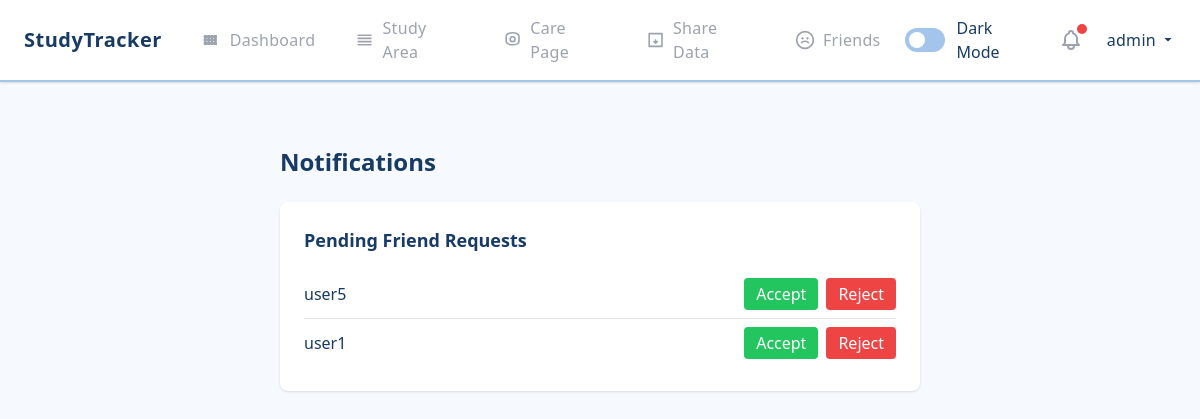
The app's page /notifications (signed in), older data.
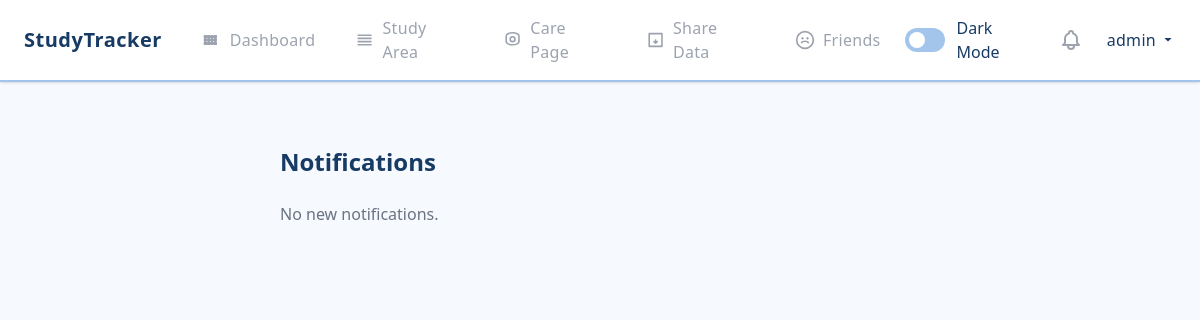
The same page, newer data.
### app/models.py (models this page shows)
class User(db.Model):
    id = db.Column(db.Integer, primary_key=True)
    username = db.Column(db.String(80), unique=True, nullable=False)
    password = db.Column(db.String(120), nullable=False)
    email = db.Column(db.String(120), unique=True, nullable=False)
    created_at = db.Column(db.DateTime, default=lambda: datetime.now(UTC))
    study_sessions = db.relationship('StudySession', backref='user', lazy=True)
    tasks = db.relationship('Task', backref='user', lazy=True)
    wellness_checks = db.relationship('WellnessCheck', backref='user', lazy=True)
    friends = db.relationship(
        'User',
        secondary='friendship',
        primaryjoin=(Friendship.user_id == id),
        secondaryjoin=(Friendship.friend_id == id),
        backref='friend_of'
    )
    sent_friend_requests = db.relationship('FriendRequest', foreign_keys='FriendRequest.from_user_id', backref='from_user', lazy=True)
    received_friend_requests = db.relationship('FriendRequest', foreign_keys='FriendRequest.to_user_id', backref='to_user', lazy=True)

class FriendRequest(db.Model):
    id = db.Column(db.Integer, primary_key=True)
    from_user_id = db.Column(db.Integer, db.ForeignKey('user.id'), nullable=False)
    to_user_id = db.Column(db.Integer, db.ForeignKey('user.id'), nullable=False)
    status = db.Column(db.String(20), default='pending')  # pending, accepted, rejected
    created_at = db.Column(db.DateTime, default=lambda: datetime.now(UTC))

### app/routes.py (the view)
    @app.route('/notifications')
    def notifications():
        if 'username' not in session:
            return redirect(url_for('login'))
        user = User.query.get(session['user_id'])
        pending_requests = FriendRequest.query.filter_by(to_user_id=user.id, status='pending').all()
        return render_template('notifications.html', pending_requests=pending_requests)

### templates/notifications.html (shortened to what this page needs)
{% extends "base.html" %}
{% block content %}
<div class="max-w-2xl mx-auto px-4 py-8">
    <h1 class="text-2xl font-bold text-primary mb-6">Notifications</h1>
    {% if pending_requests %}
    <div class="bg-white rounded-lg shadow p-6 mb-8">
        <h3 class="text-lg font-semibold mb-4">Pending Friend Requests</h3>
        <ul>
            {% for req in pending_requests %}
            <li class="flex items-center justify-between py-2 border-b last:border-b-0">
                <span>{{ req.from_user.username }}</span>
                <div class="flex gap-2">
                    <form method="POST" action="{{ url_for('accept_friend', request_id=req.id) }}">
                        <button type="submit" class="bg-green-500 text-white px-3 py-1 rounded hover:bg-green-600">Accept</button>
                    </form>
                    <form method="POST" action="{{ url_for('reject_friend', request_id=req.id) }}">
                        <button type="submit" class="bg-red-500 text-white px-3 py-1 rounded hover:bg-red-600">Reject</button>
                    </form>
                </div>
            </li>
            {% endfor %}
        </ul>
    </div>
    {% else %}
    <div class="text-gray-500">No new notifications.</div>
    {% endif %}
</div>
{% endblock %}

### templates/base.html (shortened to what this page needs)
<!DOCTYPE html>
<html lang="en">
<head>
    <script src="https://cdn.tailwindcss.com"></script>
    <link rel="stylesheet" href="https://cdn.jsdelivr.net/npm/flatpickr/dist/flatpickr.min.css">
    <link rel="stylesheet" href="{{ url_for('static', filename='css/styles.css') }}">
</head>
<body class="bg-background text-primary">
    <nav class="flex items-center bg-white px-6 py-2 shadow justify-between">
        <div class="flex items-center flex-shrink-0 mr-6">
            <a href="{% if session.get('username') %}{{ url_for('dashboard') }}{% else %}{{ url_for('home') }}{% endif %}"
               class="text-xl font-semibold text-primary hover:text-secondary transition-colors duration-300">
                StudyTracker
            </a>
        </div>
        <div class="flex items-center">
            <a href="{{ url_for('dashboard') }}"
               class="flex items-center px-4 py-2 rounded-lg mr-2 {% if request.endpoint == 'dashboard' %}bg-indigo-100 text-indigo-600 font-semibold{% else %}text-gray-400 hover:text-indigo-600 hover:bg-indigo-50{% endif %}">
                Dashboard
            </a>
            <a href="{{ url_for('study_area') }}"
               class="flex items-center px-4 py-2 rounded-lg mr-2 {% if request.endpoint == 'study_area' %}bg-indigo-100 text-indigo-600 font-semibold{% else %}text-gray-400 hover:text-indigo-600 hover:bg-indigo-50{% endif %}">
                <svg class="w-5 h-5 mr-2" fill="none" stroke="currentColor" viewBox="0 0 24 24">
                    <path d="M4 6h16M4 10h16M4 14h16M4 18h16" stroke-width="2" stroke-linecap="round" stroke-linejoin="round"/>
                </svg>
                Study Area
            </a>
            <a href="{{ url_for('health_carer') }}"
               class="flex items-center px-4 py-2 rounded-lg mr-2 {% if request.endpoint == 'health_carer' %}bg-indigo-100 text-indigo-600 font-semibold{% else %}text-gray-400 hover:text-indigo-600 hover:bg-indigo-50{% endif %}">
                <svg class="w-5 h-5 mr-2" fill="none" stroke="currentColor" viewBox="0 0 24 24">
                    <path d="M12 8c-1.657 0-3 1.343-3 3 0 1.657 1.343 3 3 3s3-1.343 3-3c0-1.657-1.343-3-3-3zm0 10c-4.418 0-8-1.79-8-4V7c0-2.21 3.582-4 8-4s8 1.79 8 4v7c0 2.21-3.582 4-8 4z" stroke-width="2" stroke-linecap="round" stroke-linejoin="round"/>
                </svg>
                Care Page
            </a>
            <a href="{{ url_for('share_data') }}"
               class="flex items-center px-4 py-2 rounded-lg mr-2 {% if request.endpoint == 'share_data' %}bg-indigo-100 text-indigo-600 font-semibold{% else %}text-gray-400 hover:text-indigo-600 hover:bg-indigo-50{% endif %}">
                <svg class="w-5 h-5 mr-2" fill="none" stroke="currentColor" viewBox="0 0 24 24">
                    <path d="M4 4v16h16V4H4zm8 8v4m0 0l-2-2m2 2l2-2" stroke-width="2" stroke-linecap="round" stroke-linejoin="round"/>
                </svg>
                Share Data
            </a>
            <a href="{{ url_for('friends') }}"
               class="flex items-center px-4 py-2 rounded-lg mr-2 {% if request.endpoint == 'friends' %}bg-indigo-100 text-indigo-600 font-semibold{% else %}text-gray-400 hover:text-indigo-600 hover:bg-indigo-50{% endif %}">
                Friends
            </a>
        </div>
        <div class="flex items-center space-x-4">
            <label for="darkModeToggle" class="flex items-center cursor-pointer">
                <div class="relative">
                    <div class="block bg-secondary w-10 h-6 rounded-full"></div>
                    <div class="dot absolute left-1 top-1 bg-white w-4 h-4 rounded-full transform transition-transform duration-300"></div>
                </div>
                <span class="ml-3 text-primary">Dark Mode</span>
            </label>
            <a href="{{ url_for('notifications') }}" class="relative flex items-center px-2 py-2">
                {% if pending_requests_count > 0 %}
                <span class="absolute top-1 right-1 w-2.5 h-2.5 bg-red-500 rounded-full"></span>
                {% endif %}
            </a>
            {% if session.get('username') %}
            <div class="relative group inline-block">
                <a href="{{ url_for('profile') }}"
                   class="inline-flex items-center text-primary hover:text-secondary transition-colors duration-300 font-medium">
                    {{ session['username'] }}
                    <svg class="ml-1 w-4 h-4 fill-current" xmlns="http://www.w3.org/2000/svg" viewBox="0 0 20 20">
                        <path d="M5.516 7.548L10 12l4.484-4.452z" />
                    </svg>
                </a>
            </div>
            {% endif %}
        </div>
    </nav>
    <div class="container mx-auto my-8 px-4 page-content">
        {% block content %}
        {% endblock %}
    </div>
</body>
</html>

### static/css/styles.css (style rules this page uses)
body { background-color: #ffffff; color: #000000; }
:root { --primary-bg: #F6FAFF; --accent-yellow: #FFDE70; --secondary-blue: #A3C4EB; --primary-blue: #173B64; }
body { background-color: var(--primary-bg); color: var(--primary-blue); }
nav { background-color: white !important; border-bottom: 2px solid var(--secondary-blue) !important; box-shadow: 0 2px 4px rgba(23, 59, 100, 0.1); }
nav a { font-weight: 500; letter-spacing: 0.3px; position: relative; padding: 0.5rem 0; }
nav a::after { content: ''; position: absolute; width: 0; height: 2px; bottom: 0; left: 0; background-color: var(--secondary-blue); transition: width 0.3s ease; }
nav .text-xl { font-weight: 600; letter-spacing: 0.5px; }
a { color: var(--primary-blue); transition: color 0.3s ease; }
.page-content { opacity: 1; transition: opacity 0.3s ease-in-out; }

Row changes from the older to the newer data that the page shows:
removed FriendRequest: from_user.username "user5"
removed FriendRequest: from_user.username "user1"
Text that changed along with them:
text no longer shown: "Pending Friend Requests"
text now shown: "No new notifications."
